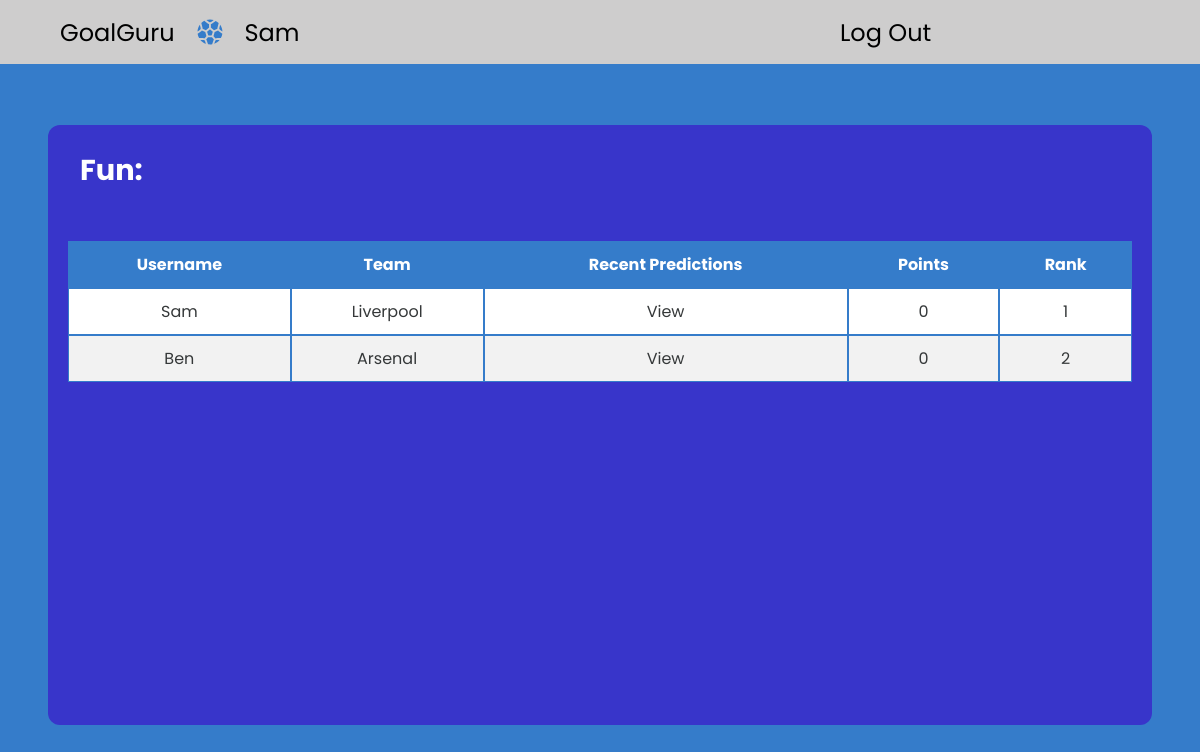
The page /league?league=Fun (signed in) on the database its author committed.
### models.py (models this page shows, shortened)
class User(UserMixin, Base):
    __tablename__ = "users"
    user_id = Column(Integer, primary_key=True, autoincrement=True)
    username = Column(String(1000), unique=True)
    email = Column(String(100), unique=True)
    password = Column(String(100))
    favourite_team = Column(String(500))

class League(Base):
    __tablename__ = "leagues"
    league_id = Column(Integer, primary_key=True, autoincrement=True)
    name = Column(String(1000), unique=True)

### main.py (the view)
@app.route("/league", methods=['POST', 'GET'])
@login_required
def league():
    league_name = request.args.get('league')
    league_data = session.query(League).filter_by(name=league_name).first()
    user_ids = [value[1] for value in
                session.query(league_user_association).filter_by(league_id=league_data.league_id).all()]
    user_data = [session.query(User).filter_by(user_id=user_id).first() for user_id in user_ids]
    for i in range(len(user_data)):
        score = get_score(user_data[i].user_id)
        user_data[i] = {
            'user_model': user_data[i],
            'score': score
        }
    sorted_user_data = sorted(user_data, key=lambda x: x['score'], reverse=True)
    return render_template("league.html", logged_in=True, league_name=league_name, user_data=sorted_user_data)

### main.py (called while the page is built)
@login_manager.user_loader
def load_user(user_id):
    user = session.query(User).get(int(user_id))
    return user

def get_score(user_id):
    scores = session.query(UserGameWeekScore).filter_by(user_id=user_id).all()
    overall_score = 0
    for score in scores:
        overall_score += score.score
    return overall_score

### templates/league.html (shortened to what this page needs)
{% extends "base.html" %} {% block content %}
<div class="main-content">
  <div class="home-hub-padding">
    <div class="home-hub">
      <h3 id="predictions-title">{{ league_name }}:</h3>
      <div class="table-container">
        <div class="table-scroll">
          <table class="styled-table">
            <thead>
              <tr>
                <th>Username</th>
                <th>Team</th>
                <th>Recent Predictions</th>
                <th>Points</th>
                <th>Rank</th>
              </tr>
            </thead>
            <tbody>
              {% for user in user_data %}
              <tr>
                <td>{{ user['user_model'].username }}</td>
                <td>{{ user['user_model'].favourite_team }}</td>
                <td><a href="{{ url_for('rival_predictions', username=user['user_model'].username, user_id=user['user_model'].user_id) }}">View</a></td>
                <td>{{ user['score'] }}</td>
                <td>{{ loop.index0 + 1 }}</td>
              </tr>
              {% endfor %}
            </tbody>
          </table>
        </div>
      </div>
    </div>
  </div>
</div>
{% endblock %}

### templates/base.html (shortened to what this page needs)
<!DOCTYPE html>
<html lang="en">
  <head>
    <link rel="stylesheet" href="{{ url_for('static', filename='style.css') }}" />
  </head>
  <body>
    <nav>
      <div class="nav-left-items">
        <p>GoalGuru</p>
        <div class="svg-container">
          <img src="../static/blue-logo-football.svg" alt="football" />
        </div>
        {% if logged_in %}
        <p>{{ current_user.username }}</p>
        {% endif %}
      </div>
      <ul class="nav-right-items">
        <li class="nav-bar-item"><a href="{{ url_for('index') }}">Log Out</a></li>
      </ul>
    </nav>
    {% block content %} {% endblock %}
  </body>
</html>

### static/style.css (style rules this page uses)
html { font-size: 16px; }
body { box-sizing: border-box; font-family: Poppins, sans-serif; margin: 0; height: 100vh; width: 100vw; background-color: #357cca; display: flex; align-items: center; justify-content: center; flex-direction: column; overflow-x: hidden; overflow-y: hidden; }
h3 { font-size: 1.8rem; }
ul { list-style: none; padding-left: 0; }
a { text-decoration: none; color: inherit; }
nav { margin: 0; position: absolute; left: 0; top: 0; width: 100vw; display: flex; justify-content: space-between; background-color: #cecdcd; font-size: 1.5rem; height: 4rem; }
.nav-right-items { display: flex; gap: 20px; flex: 0 0 30%; align-items: center; }
.nav-left-items { display: flex; gap: 20px; flex: 0 0 20%; margin-left: 5vw; align-items: center; }
.nav-bar-item { width: 7rem; }
.svg-container img { width: 100%; height: 100%; }
.svg-container { display: flex; align-items: center; width: 30px; }
.main-content { width: 100%; height: 100%; display: flex; }
.home-hub { background-color: #3835ca; height: 100%; width: 100%; border-radius: 12px; color: white; }
.home-hub h3 { margin-left: 2rem; }
.home-hub-padding { width: 100%; height: 75vh; padding: 6rem 3rem; }
.table-container { padding: 20px; border-radius: 10px; }
.table-scroll { overflow-y: auto; max-height: 30vh; border-spacing: 0; }
.styled-table { width: 100%; border-collapse: separate; border-spacing: 0; background-color: white; border-radius: 5px; }
.styled-table th, .styled-table td { padding: 10px; text-align: center; border: 1px solid #357cca; color: #353839; }
.styled-table th { background-color: #357cca; color: white; }
.styled-table tr:nth-child(even) { background-color: #f2f2f2; }
.styled-table thead { position: sticky; top: 0; }
#predictions-title { padding-top: 3vh; }

### rows shown on the page
User: username "Sam", user_model.username "Sam", user_model.favourite_team "Liverpool"
League: name "Fun"
User: user_model.username "Ben", user_model.favourite_team "Arsenal"

### other values the page prints
{{ user['score'] }} "0" "0"
